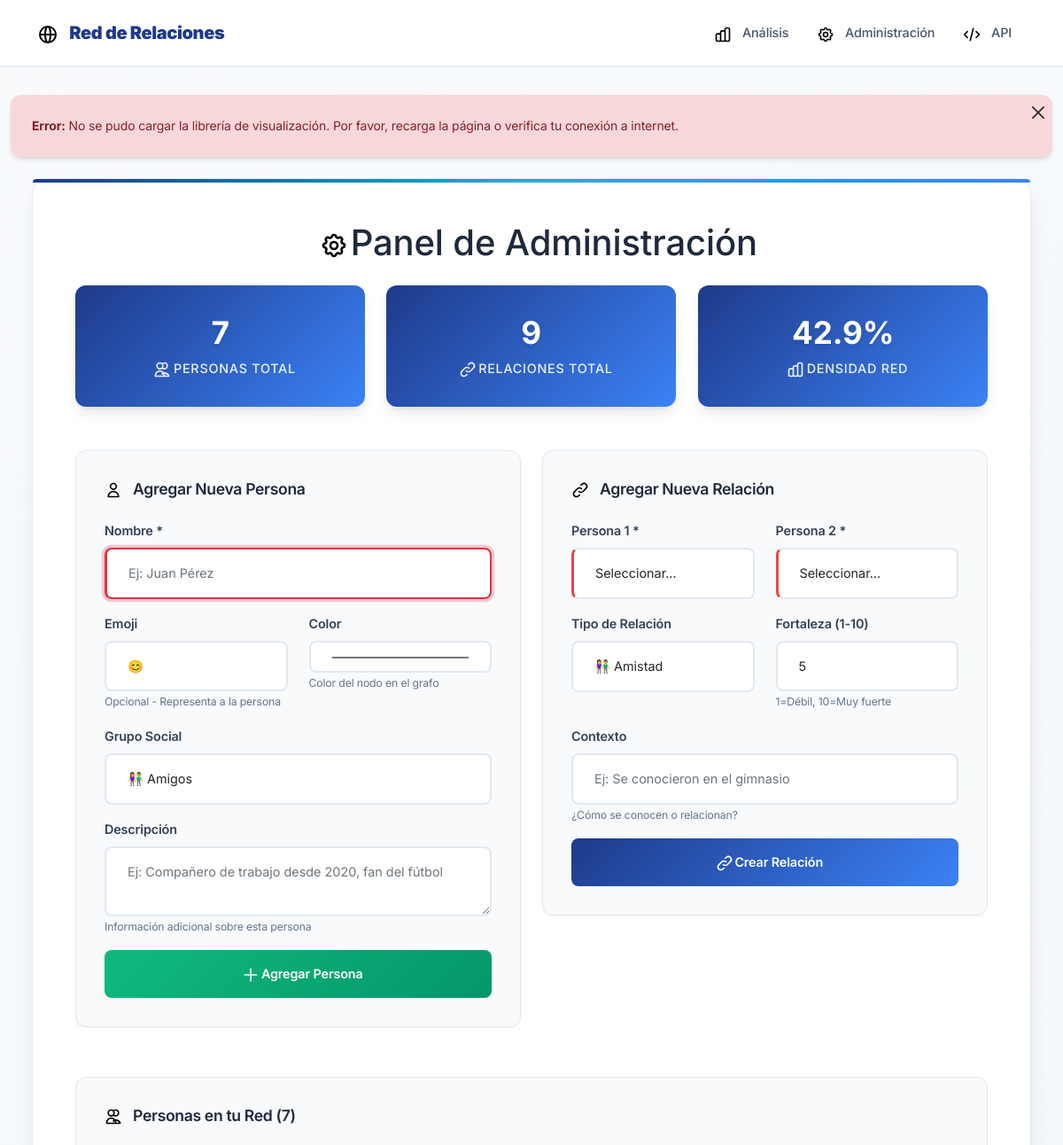
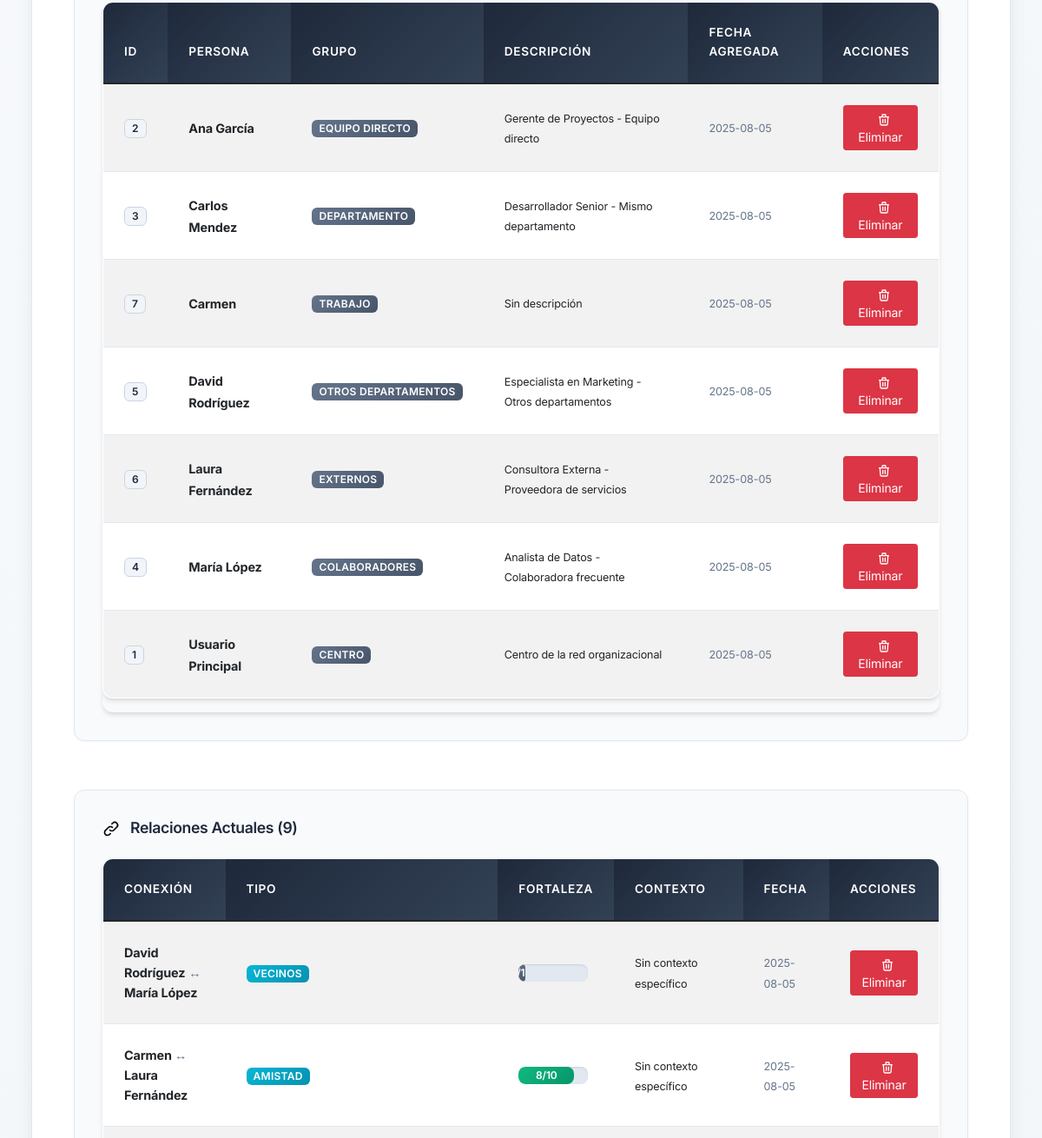
/admin (upper part), run on an earlier commit of the app's database (2 pictures, top to bottom).
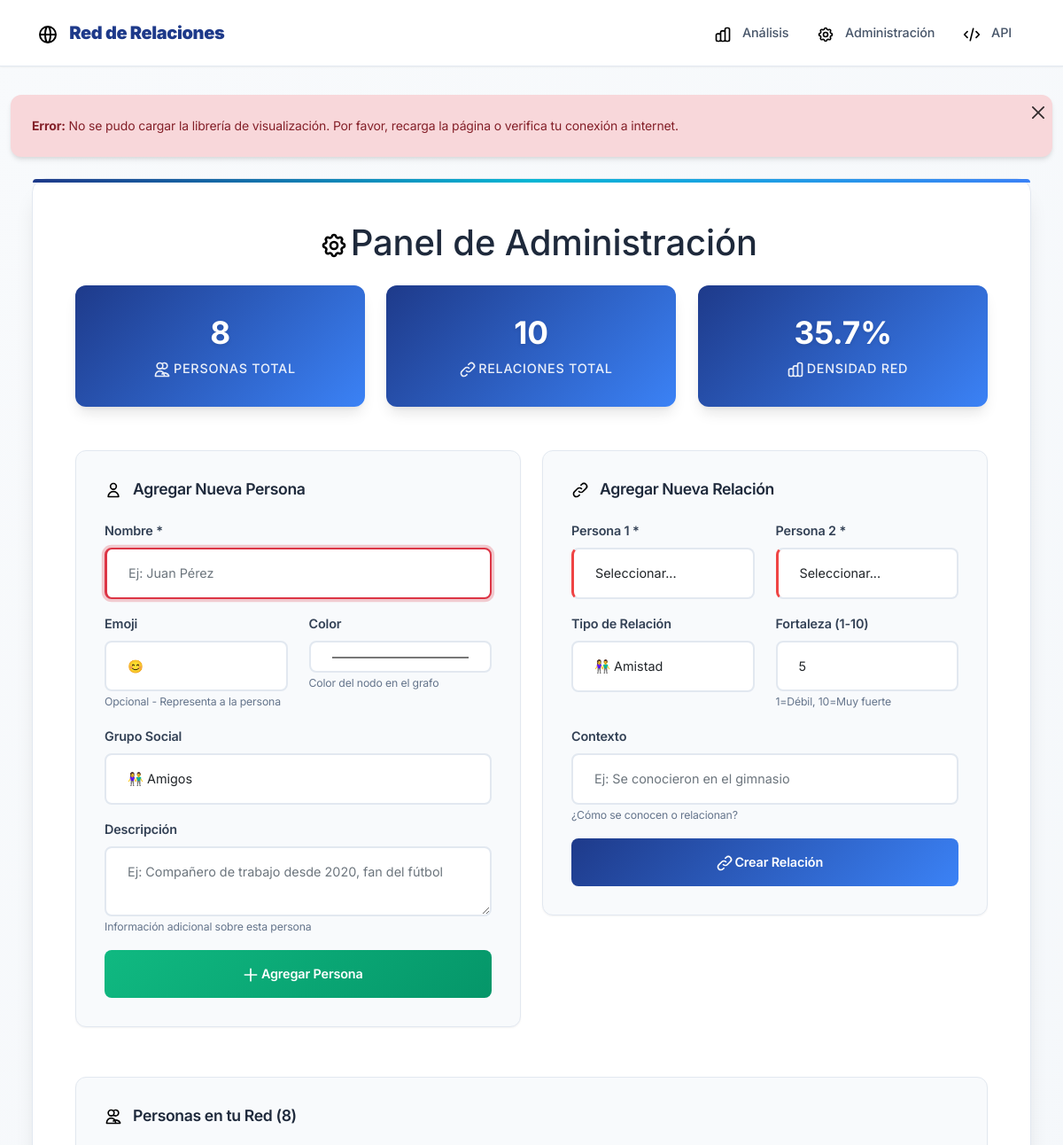
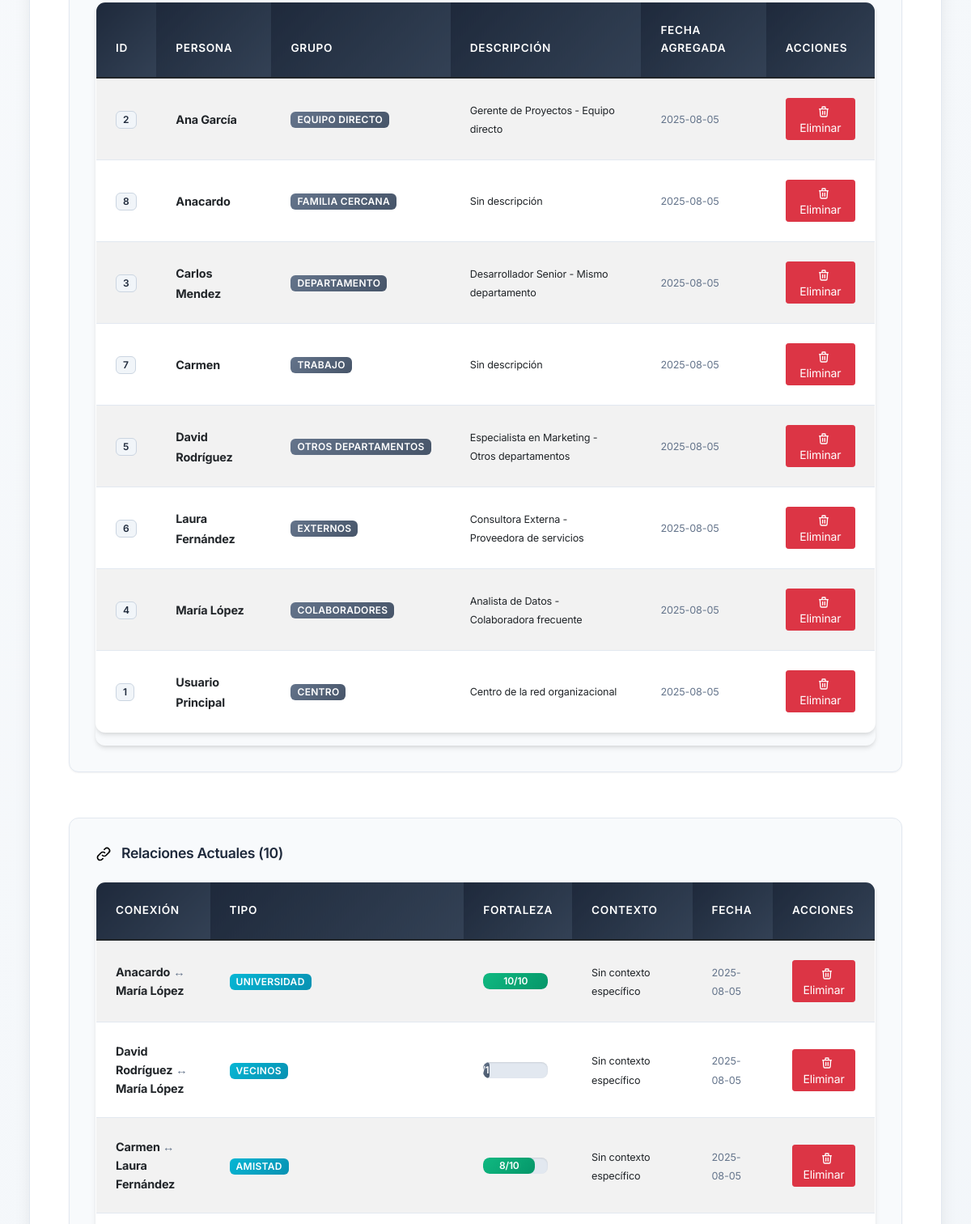
And on a later commit of the database (2 pictures, top to bottom).
### tables this page shows
CREATE TABLE personas (
            id INTEGER PRIMARY KEY AUTOINCREMENT,
            nombre TEXT NOT NULL UNIQUE,
            icono TEXT DEFAULT 'user',
            grupo TEXT DEFAULT 'contactos',
            color TEXT DEFAULT '#3b82f6',
            descripcion TEXT,
            posicion_x REAL,
            posicion_y REAL,
            fecha_creacion TIMESTAMP DEFAULT CURRENT_TIMESTAMP
        );

CREATE TABLE relaciones (
            id INTEGER PRIMARY KEY AUTOINCREMENT,
            persona1_id INTEGER,
            persona2_id INTEGER,
            tipo TEXT DEFAULT 'profesional',
            fortaleza INTEGER DEFAULT 5,
            contexto TEXT,
            fecha_creacion TIMESTAMP DEFAULT CURRENT_TIMESTAMP,
            FOREIGN KEY (persona1_id) REFERENCES personas (id),
            FOREIGN KEY (persona2_id) REFERENCES personas (id),
            UNIQUE(persona1_id, persona2_id)
        );

### mi_red_social/app.py (the view)
@app.route('/admin')
def admin():
    conn = get_db_connection()
    personas = conn.execute('SELECT * FROM personas ORDER BY nombre').fetchall()
    relaciones = conn.execute('''
        SELECT r.*, p1.nombre as persona1_nombre, p2.nombre as persona2_nombre
        FROM relaciones r
        JOIN personas p1 ON r.persona1_id = p1.id
        JOIN personas p2 ON r.persona2_id = p2.id
        ORDER BY r.fecha_creacion DESC
    ''').fetchall()
    conn.close()
    return render_template('admin.html', personas=personas, relaciones=relaciones)

### mi_red_social/app.py (called while the page is built)
def get_db_connection():
    conn = sqlite3.connect(DATABASE)
    conn.row_factory = sqlite3.Row
    return conn

### mi_red_social/templates/admin.html (shortened to what this page needs)
{% extends "base.html" %}
{% block content %}
<div class="main-container">
    <h1 class="text-center mb-4">
        <i class="icon icon-settings icon-xl"></i>
        Panel de Administración
    </h1>
    <div class="row mb-4">
        <div class="col-md-4">
            <div class="stats-card">
                <h3>{{ personas|length }}</h3>
                <p class="mb-0">
                    <i class="icon icon-users icon-white"></i>
                    Personas Total
                </p>
            </div>
        </div>
        <div class="col-md-4">
            <div class="stats-card">
                <h3>{{ relaciones|length }}</h3>
                <p class="mb-0">
                    <i class="icon icon-connections icon-white"></i>
                    Relaciones Total
                </p>
            </div>
        </div>
        <div class="col-md-4">
            <div class="stats-card">
                <h3>{{ ((relaciones|length / ((personas|length * (personas|length - 1)) / 2)) * 100)|round(1) if personas|length > 1 else 0 }}%</h3>
                <p class="mb-0">
                    <i class="icon icon-chart icon-white"></i>
                    Densidad Red
                </p>
            </div>
        </div>
    </div>
    <div class="row">
        <div class="col-md-6">
            <div class="admin-panel">
                <h4>
                    <i class="icon icon-user"></i>
                    Agregar Nueva Persona
                </h4>
                <form method="POST" action="{{ url_for('agregar_persona') }}">
                    <div class="mb-3">
                        <label class="form-label">Nombre *</label>
                        <input type="text" class="form-control" name="nombre" required placeholder="Ej: Juan Pérez">
                    </div>
                    <div class="row">
                        <div class="col-md-6">
                            <label class="form-label">Emoji</label>
                            <input type="text" class="form-control" name="emoji" placeholder="😊" maxlength="2">
                            <small class="text-muted">Opcional - Representa a la persona</small>
                        </div>
                        <div class="col-md-6">
                            <label class="form-label">Color</label>
                            <input type="color" class="form-control" name="color" value="#4ecdc4">
                            <small class="text-muted">Color del nodo en el grafo</small>
                        </div>
                    </div>
                    <div class="mb-3 mt-3">
                        <label class="form-label">Grupo Social</label>
                        <select class="form-control" name="grupo">
                            <option value="amigos">👫 Amigos</option>
                        </select>
                    </div>
                    <div class="mb-3">
                        <label class="form-label">Descripción</label>
                        <textarea class="form-control" name="descripcion" rows="2" placeholder="Ej: Compañero de trabajo desde 2020, fan del fútbol"></textarea>
                        <small class="text-muted">Información adicional sobre esta persona</small>
                    </div>
                    <button type="submit" class="btn btn-success btn-custom w-100">
                        <i class="icon icon-plus icon-white"></i>
                        Agregar Persona
                    </button>
                </form>
            </div>
        </div>
        <div class="col-md-6">
            <div class="admin-panel">
                <h4>
                    <i class="icon icon-link"></i>
                    Agregar Nueva Relación
                </h4>
                <form method="POST" action="{{ url_for('agregar_relacion') }}">
                    <div class="row">
                        <div class="col-md-6">
                            <label class="form-label">Persona 1 *</label>
                            <select class="form-control" name="persona1_id" required>
                                <option value="">Seleccionar...</option>
                            </select>
                        </div>
                        <div class="col-md-6">
                            <label class="form-label">Persona 2 *</label>
                            <select class="form-control" name="persona2_id" required>
                                <option value="">Seleccionar...</option>
                            </select>
                        </div>
                    </div>
                    <div class="row mt-3">
                        <div class="col-md-6">
                            <label class="form-label">Tipo de Relación</label>
                            <select class="form-control" name="tipo">
                                <option value="amistad">👫 Amistad</option>
                            </select>
                        </div>
                        <div class="col-md-6">
                            <label class="form-label">Fortaleza (1-10)</label>
                            <input type="number" class="form-control" name="fortaleza" min="1" max="10" value="5">
                            <small class="text-muted">1=Débil, 10=Muy fuerte</small>
                        </div>
                    </div>
                    <div class="mb-3 mt-3">
                        <label class="form-label">Contexto</label>
                        <input type="text" class="form-control" name="contexto" placeholder="Ej: Se conocieron en el gimnasio">
                        <small class="text-muted">¿Cómo se conocen o relacionan?</small>
                    </div>
                    <button type="submit" class="btn btn-primary btn-custom w-100">
                        <i class="icon icon-link icon-white"></i>
                        Crear Relación
                    </button>
                </form>
            </div>
        </div>
    </div>
    <div class="row mt-4">
        <div class="col-12">
            <div class="admin-panel">
                <h4>
                    <i class="icon icon-users"></i>
                    Personas en tu Red ({{ personas|length }})
                </h4>
                <div class="table-responsive">
                    <table class="table table-striped table-hover">
                        <thead class="table-dark">
                            <tr>
                                <th>ID</th>
                                <th>Persona</th>
                                <th>Grupo</th>
                                <th>Descripción</th>
                                <th>Fecha Agregada</th>
                                <th>Acciones</th>
                            </tr>
                        </thead>
                        <tbody>
                            {% for persona in personas %}
                            <tr>
                                <td><span class="badge bg-light text-dark">{{ persona.id }}</span></td>
                                <td>
                                    <strong>{{ persona.nombre }}</strong>
                                </td>
                                <td>
                                    <span class="badge bg-secondary">{{ persona.grupo.replace('_', ' ').title() }}</span>
                                </td>
                                <td>
                                    <small>{{ persona.descripcion or 'Sin descripción' }}</small>
                                </td>
                                <td>
                                    <small class="text-muted">{{ persona.fecha_creacion[:10] if persona.fecha_creacion else 'N/A' }}</small>
                                </td>
                                <td>
                                    {% if persona.nombre != 'Tú' %}
                                    <a href="{{ url_for('eliminar_persona', persona_id=persona.id) }}"
                                       class="btn btn-sm btn-danger"
                                       onclick="return confirm('¿Estás seguro de eliminar a {{ persona.nombre }}? Se eliminarán también todas sus relaciones.')">
                                       <i class="icon icon-trash icon-white icon-sm"></i>
                                       Eliminar
                                    </a>
                                    {% else %}
                                    <span class="badge bg-warning text-dark">
                                        <i class="icon icon-crown icon-sm"></i>
                                        Centro de la Red
                                    </span>
                                    {% endif %}
                                </td>
                            </tr>
                            {% endfor %}
                        </tbody>
                    </table>
                </div>
            </div>
        </div>
    </div>
    <div class="row mt-4">
        <div class="col-12">
            <div class="admin-panel">
                <h4>
                    <i class="icon icon-connections"></i>
                    Relaciones Actuales ({{ relaciones|length }})
                </h4>
                <div class="table-responsive">
                    <table class="table table-striped table-hover">
                        <thead class="table-dark">
                            <tr>
                                <th>Conexión</th>
                                <th>Tipo</th>
                                <th>Fortaleza</th>
                                <th>Contexto</th>
                                <th>Fecha</th>
                                <th>Acciones</th>
                            </tr>
                        </thead>
                        <tbody>
                            {% for relacion in relaciones %}
                            <tr>
                                <td>
                                    <strong>{{ relacion.persona1_nombre }}</strong>
                                    <span class="text-muted">↔</span>
                                    <strong>{{ relacion.persona2_nombre }}</strong>
                                </td>
                                <td>
                                    <span class="badge bg-info">{{ relacion.tipo.replace('_', ' ').title() }}</span>
                                </td>
                                <td>
                                    <div class="progress" style="height: 20px; width: 80px;">
                                        <div class="progress-bar{% if relacion.fortaleza >= 8 %} bg-success{% elif relacion.fortaleza >= 6 %} bg-warning{% elif relacion.fortaleza >= 4 %} bg-info{% else %} bg-secondary{% endif %}" style="width: {{ relacion.fortaleza * 10 }}%;">
                                            {{ relacion.fortaleza }}/10
                                        </div>
                                    </div>
                                </td>
                                <td>
                                    <small>{{ relacion.contexto or 'Sin contexto específico' }}</small>
                                </td>
                                <td>
                                    <small class="text-muted">{{ relacion.fecha_creacion[:10] if relacion.fecha_creacion else 'N/A' }}</small>
                                </td>
                                <td>
                                    <a href="{{ url_for('eliminar_relacion', relacion_id=relacion.id) }}"
                                       class="btn btn-sm btn-danger"
                                       onclick="return confirm('¿Eliminar la relación entre {{ relacion.persona1_nombre }} y {{ relacion.persona2_nombre }}?')">
                                       <i class="icon icon-trash icon-white icon-sm"></i>
                                       Eliminar
                                    </a>
                                </td>
                            </tr>
                            {% endfor %}
                        </tbody>
                    </table>
                </div>
            </div>
        </div>
    </div>
</div>
{% endblock %}

### mi_red_social/templates/base.html (shortened to what this page needs)
<!DOCTYPE html>
<html lang="es">
<head>
    <link href="https://cdn.jsdelivr.net/npm/bootstrap@5.1.3/dist/css/bootstrap.min.css" rel="stylesheet">
    <link rel="stylesheet" type="text/css" href="https://unpkg.com/vis-network/standalone/umd/vis-network.min.css" />
    <link rel="stylesheet" type="text/css" href="{{ url_for('static', filename='css/base.css') }}">
    <link rel="stylesheet" type="text/css" href="{{ url_for('static', filename='css/index.css') }}">
    <link rel="stylesheet" type="text/css" href="{{ url_for('static', filename='css/accessibility.css') }}">
</head>
<body>
    <nav class="navbar navbar-expand-lg navbar-light navbar-custom" role="navigation" aria-label="Navegación principal">
        <div class="container">
            <a class="navbar-brand" href="{{ url_for('index') }}" aria-label="Ir a la página principal">
                <i class="icon icon-network icon-lg" aria-hidden="true"></i>
                <strong>Red de Relaciones</strong>
            </a>
            <div class="navbar-nav ms-auto">
                <a class="nav-link" href="{{ url_for('index') }}" aria-label="Ir al análisis de red">
                    <i class="icon icon-chart" aria-hidden="true"></i>
                    Análisis
                </a>
                <a class="nav-link" href="{{ url_for('admin') }}" aria-label="Ir a la administración">
                    <i class="icon icon-settings" aria-hidden="true"></i>
                    Administración
                </a>
                <a class="nav-link" href="/api/grafo" target="_blank" aria-label="Abrir API en nueva ventana">
                    <i class="icon icon-code" aria-hidden="true"></i>
                    API
                </a>
            </div>
        </div>
    </nav>
    <div class="container-fluid">
        <main id="main-content" tabindex="-1">
            {% block content %}{% endblock %}
        </main>
    </div>
</body>
</html>

### mi_red_social/static/css/index.css (style rules this page uses)
html, body { overflow-x: hidden !important; max-width: 100vw !important; box-sizing: border-box !important; }
*, *::before, *::after { box-sizing: border-box !important; }
body { width: 100% !important; margin: 0 !important; padding: 0 !important; }

### mi_red_social/static/css/accessibility.css (style rules this page uses)
.icon { aria-hidden: true; }
.text-muted { color: #64748b !important; }
.badge.bg-light { color: #1e293b !important; background-color: #f1f5f9 !important; }
.form-control:required { border-left: 3px solid #ef4444; }
.table th { font-weight: 600; }
.table-responsive { overflow-x: auto; -webkit-overflow-scrolling: touch; }

What changed in the data, as far as the page shows it:
added personas: id "8", nombre "Anacardo", grupo.replace "FAMILIA CERCANA", descripcion "Sin descripción", fecha_creacion "2025-08-05"
added relaciones: persona1_nombre "Anacardo", persona2_nombre "María López", tipo.replace "UNIVERSIDAD", fortaleza "10", contexto "Sin contexto específico", fecha_creacion "2025-08-05"
Also different on the page:
{{ personas|length }}: "7" → "8"
{{ relaciones|length }}: "9" → "10"
text no longer shown: "42.9"
text now shown: "35.7"
